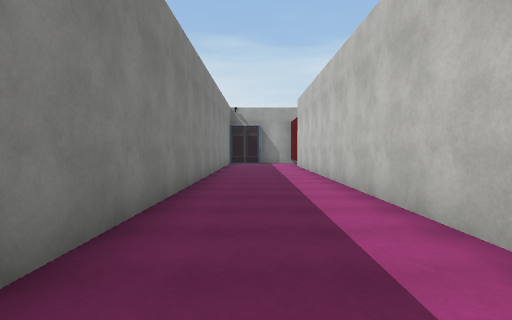
view 1 (above)

16 first-person views from a walk through a Unity game level. The camera is 1.5 m above the floor, tilts 2° down and sees 80° across. Doors are open. The floor is counted in squares, 2 m on a side. Each view is taken from the middle of a square. On the plan, view 1 faces up. The plan holds only what a view shows up to about 10 squares ahead; the rest is blank. The place goes on beyond the plan. The player character is not drawn. Some surface patterns are stand-ins.

view 2
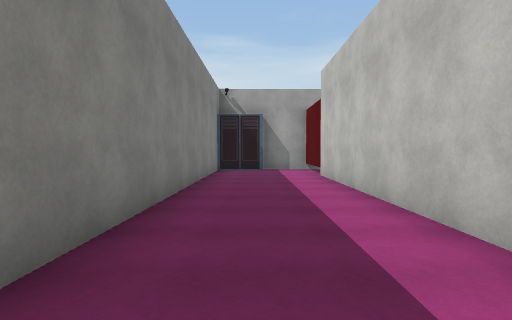

view 3
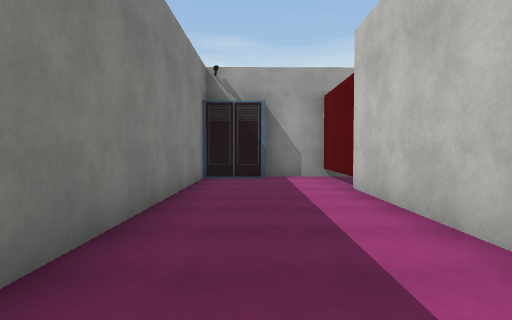

view 4
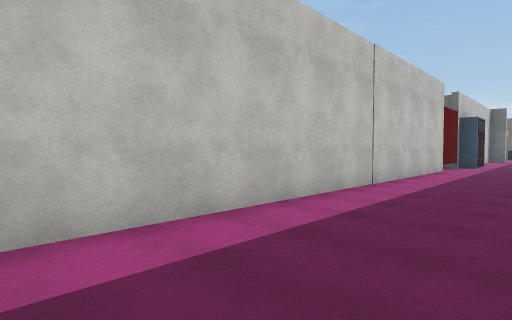

view 5
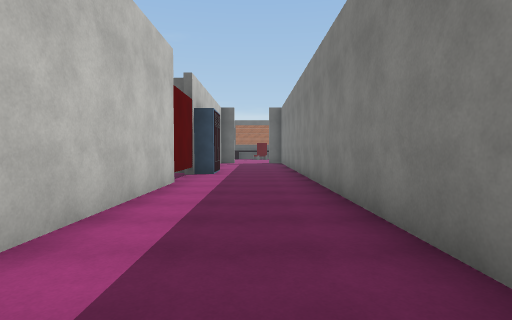

view 6
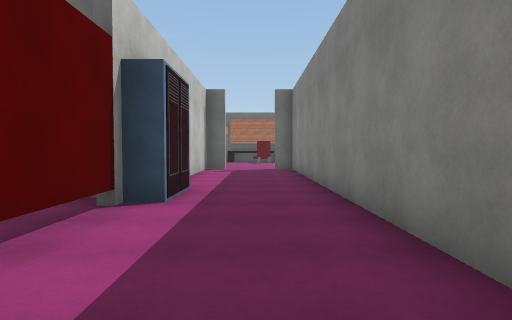

view 7
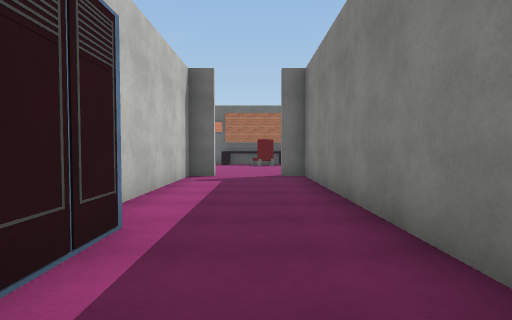

view 8
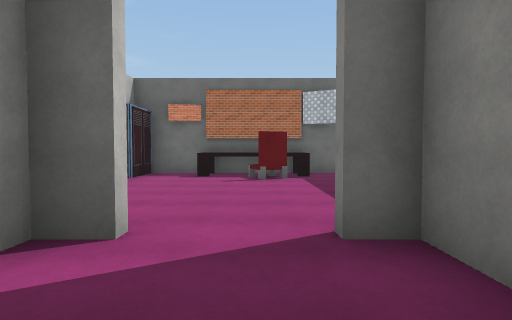

view 9
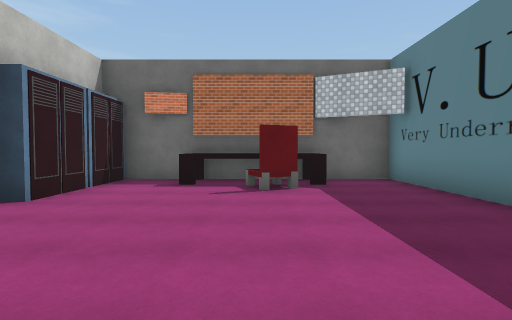

view 10
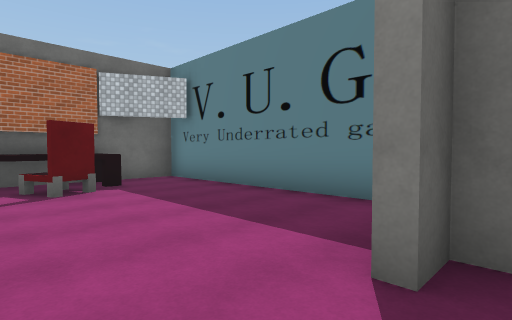

view 11
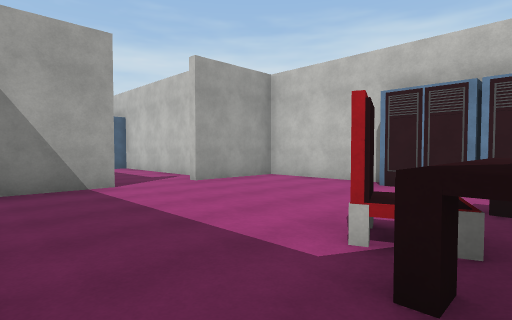

view 12
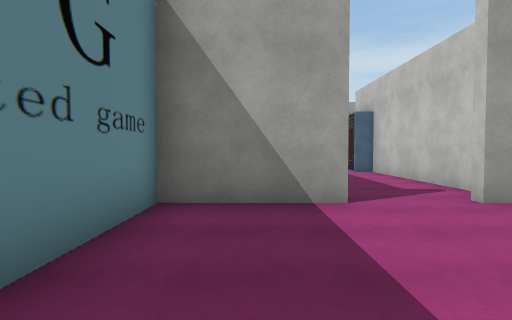

view 13
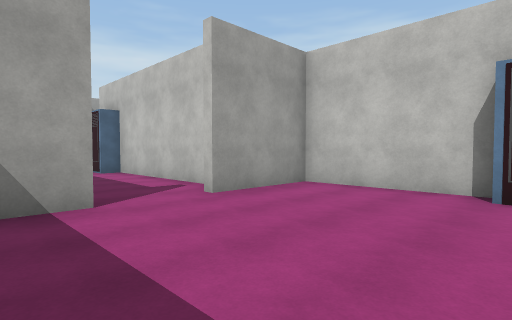

view 14
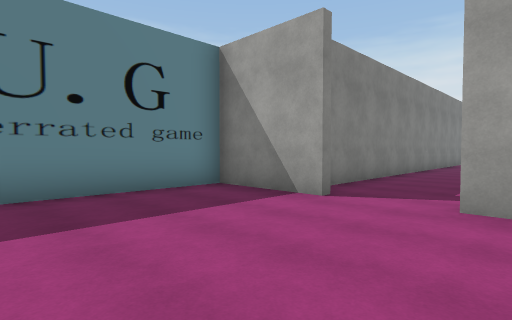

view 15
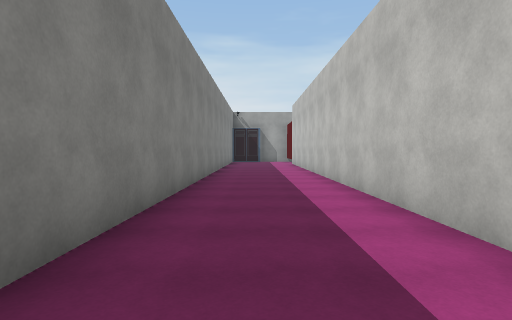

view 16
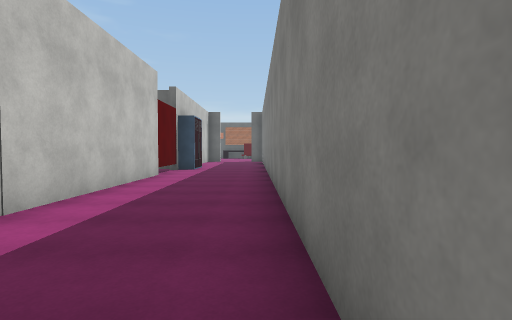

### Floor plan
Points are (right, up) in squares from view 1. A wall is a line through its corners. A room is listed if a view was taken in it or the views show most of it. See-through windows are left out.
Room 1 (views 1, 2, 3, 4, 5, 6, 7, 8, 9, 10, 15, 16)
walls: (1.9, -10.4) (1.9, 16.5) (0.3, 16.4); (-1.4, 15.2) (-1.4, -17.5) (-0.6, -17.5); (1.1, -17.5) (1.9, -17.5) (1.9, -11.9)
ways out: open door at (0.5, -18) to room 2
objects: closet (-1, 16) to (0, 16); closet (2, -11)
Room 2 (views 11, 12, 13, 14)
walls: (-0.2, -23.4) (1.6, -23.4); (3.9, -21.4) (3.9, -17.8) (1.1, -17.8); (-1.5, -23.9) (-1.5, -23.4) (-0.8, -23.4); (-0.6, -17.8) (-3.4, -17.8) (-3.4, -24.7) (3.4, -24.7)
ways out: open door at (0.5, -18) to room 1
objects: chair (0, -23); closet (4, -24); closet (4, -22)

Where each view was taken, in squares from view 1:
view 1: 0 up, 0 right, facing up
view 2: 5 up, 0 right, facing up
view 3: 8 up, 0 right, facing up
view 4: 4 up, 1 left, facing down-right
view 5: 1 down, 0 right, facing down
view 6: 6 down, 0 right, facing down
view 7: 9 down, 0 right, facing down
view 8: 15 down, 0 right, facing down
view 9: 17 down, 0 right, facing down
view 10: 17 down, 1 right, facing down-left
view 11: 24 down, 3 left, facing up-right
view 12: 22 down, 2 left, facing up
view 13: 22 down, 2 left, facing up-right
view 14: 22 down, 2 right, facing up-left
view 15: 2 down, 0 right, facing up
view 16: 1 up, 1 left, facing down
